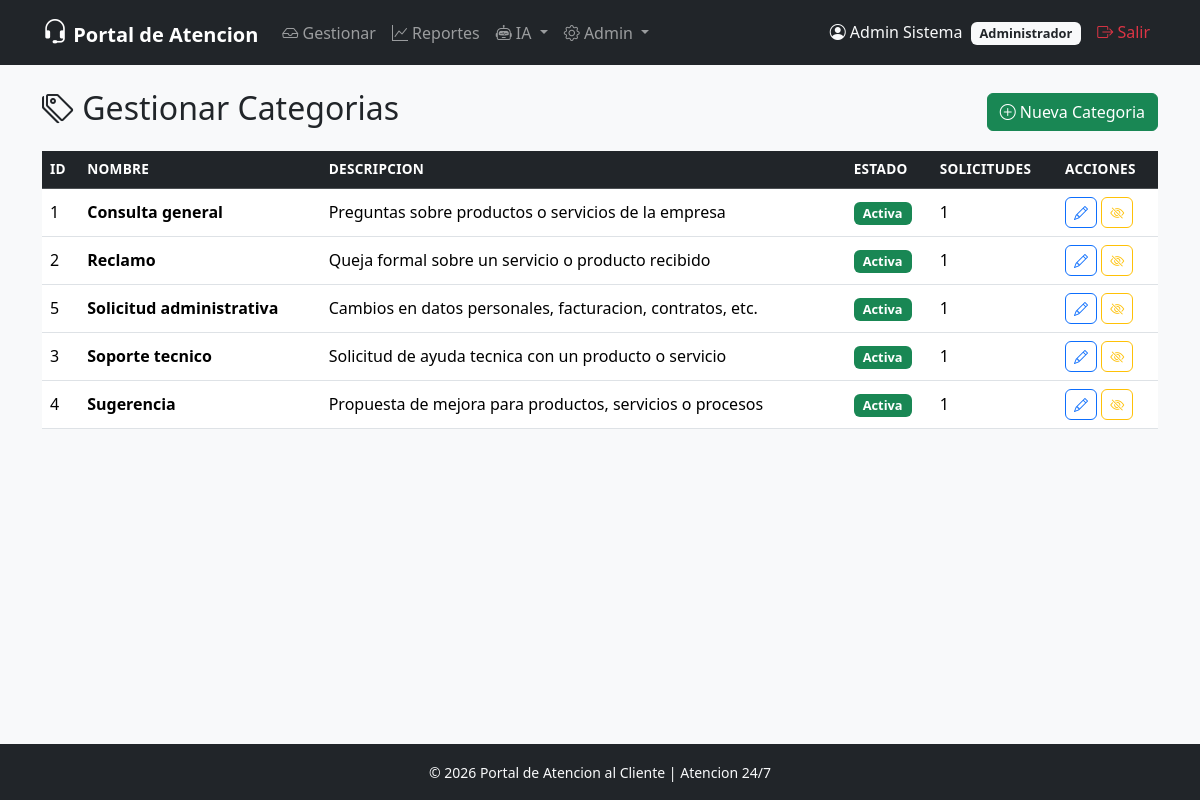
/modulo_admin/categorias.php (signed in), run on the app's committed database.
### tables this page shows
CREATE TABLE usuarios (
    id_usuario       INT AUTO_INCREMENT PRIMARY KEY,
    nombre           VARCHAR(100)  NOT NULL,
    apellido         VARCHAR(100)  NOT NULL,
    email            VARCHAR(150)  NOT NULL UNIQUE,
    telefono         VARCHAR(20)   NULL,
    contrasena       VARCHAR(255)  NOT NULL,
    rol              ENUM('cliente', 'agente', 'administrador') NOT NULL DEFAULT 'cliente',
    estado_cuenta    ENUM('activo', 'inactivo') NOT NULL DEFAULT 'activo',
    fecha_registro   DATETIME      NOT NULL DEFAULT CURRENT_TIMESTAMP,
    ultimo_acceso    DATETIME      NULL
);

CREATE TABLE categorias (
    id_categoria     INT AUTO_INCREMENT PRIMARY KEY,
    nombre           VARCHAR(100)  NOT NULL UNIQUE,
    descripcion      TEXT          NULL,
    estado           ENUM('activa', 'inactiva') NOT NULL DEFAULT 'activa'
);

### includes/auth.php (called while the page is built, shortened)
<?php
function estaAutenticado(): bool
{
    return isset($_SESSION['id_usuario']);
}
function usuarioActual(): ?array
{
    $pdo = obtenerConexion();
    $stmt = $pdo->prepare('SELECT id_usuario, nombre, apellido, email, rol FROM usuarios WHERE id_usuario = ?');
    $stmt->execute([$_SESSION['id_usuario']]);
    return $stmt->fetch();
}

### includes/funciones.php (called while the page is built, shortened)
<?php
function e(mixed $valor): string
{
    return htmlspecialchars((string) $valor, ENT_QUOTES, 'UTF-8');
}

### modulo_admin/categorias.php (the view, shortened to what this page needs)
<?php
require_once __DIR__ . '/../includes/auth.php';
require_once __DIR__ . '/../includes/funciones.php';
$pdo = obtenerConexion();
$categorias = $pdo->query('SELECT c.*, (SELECT COUNT(*) FROM solicitudes s WHERE s.id_categoria = c.id_categoria) AS total_solicitudes FROM categorias c ORDER BY c.nombre')->fetchAll();
require_once __DIR__ . '/../includes/header.php';
?>
<div class="d-flex justify-content-between align-items-center mb-3">
    <h2><i class="bi bi-tags"></i> Gestionar Categorias</h2>
    <button class="btn btn-success" data-bs-toggle="collapse" data-bs-target="#formCategoria">
        <i class="bi bi-plus-circle"></i> Nueva Categoria
    </button>
</div>
<div class="table-responsive">
    <table class="table table-hover align-middle">
        <thead class="table-dark">
            <tr>
                <th>ID</th>
                <th>Nombre</th>
                <th>Descripcion</th>
                <th>Estado</th>
                <th>Solicitudes</th>
                <th>Acciones</th>
            </tr>
        </thead>
        <tbody>
            <?php foreach ($categorias as $cat): ?>
                <tr class="<?= $cat['estado'] === 'inactiva' ? 'table-secondary' : '' ?>">
                    <td><?= $cat['id_categoria'] ?></td>
                    <td class="fw-bold"><?= e($cat['nombre']) ?></td>
                    <td><?= e($cat['descripcion'] ?? '-') ?></td>
                    <td>
                        <span class="badge <?= $cat['estado'] === 'activa' ? 'bg-success' : 'bg-danger' ?>">
                            <?= e(ucfirst($cat['estado'])) ?>
                        </span>
                    </td>
                    <td><?= $cat['total_solicitudes'] ?></td>
                    <td>
                        <a href="?editar=<?= $cat['id_categoria'] ?>" class="btn btn-sm btn-outline-primary" title="Editar">
                            <i class="bi bi-pencil"></i>
                        </a>
                        <?php if ($cat['estado'] === 'activa'): ?>
                            <a href="?eliminar=<?= $cat['id_categoria'] ?>" class="btn btn-sm btn-outline-warning"
                               onclick="return confirm('Desactivar esta categoria?')" title="Desactivar">
                                <i class="bi bi-eye-slash"></i>
                            </a>
                        <?php else: ?>
                            <a href="?activar=<?= $cat['id_categoria'] ?>" class="btn btn-sm btn-outline-success" title="Activar">
                                <i class="bi bi-eye"></i>
                            </a>
                        <?php endif; ?>
                    </td>
                </tr>
            <?php endforeach; ?>
        </tbody>
    </table>
</div>
<?php require_once __DIR__ . '/../includes/footer.php'; ?>

### includes/header.php (shortened to what this page needs)
<?php
require_once __DIR__ . '/auth.php';
require_once __DIR__ . '/funciones.php';
$usuarioActual = usuarioActual();
$rol           = $usuarioActual['rol'] ?? '';
$nombreUsuario = trim(($usuarioActual['nombre'] ?? '') . ' ' . ($usuarioActual['apellido'] ?? ''));
?>
<!DOCTYPE html>
<html lang="es">
<head>
    <link href="https://cdn.jsdelivr.net/npm/bootstrap@5.3.3/dist/css/bootstrap.min.css" rel="stylesheet">
    <link href="https://cdn.jsdelivr.net/npm/bootstrap-icons@1.11.3/font/bootstrap-icons.css" rel="stylesheet">
    <link href="/portal-atencion-cliente/assets/css/estilo.css" rel="stylesheet">
</head>
<body>
<nav class="navbar navbar-expand-lg navbar-dark bg-dark">
    <div class="container">
        <a class="navbar-brand fw-bold" href="/portal-atencion-cliente/index.php">
            <i class="bi bi-headset"></i> Portal de Atencion
        </a>
        <div class="collapse navbar-collapse" id="navPrincipal">
            <ul class="navbar-nav me-auto">
                <?php if (estaAutenticado()): ?>
                    <?php if (in_array($rol, ['agente', 'administrador'])): ?>
                        <li class="nav-item">
                            <a class="nav-link" href="/portal-atencion-cliente/modulo_atencion/index.php">
                                <i class="bi bi-inbox"></i> Gestionar
                            </a>
                        </li>
                        <li class="nav-item">
                            <a class="nav-link" href="/portal-atencion-cliente/modulo_reportes/index.php">
                                <i class="bi bi-graph-up"></i> Reportes
                            </a>
                        </li>
                        <li class="nav-item dropdown">
                            <a class="nav-link dropdown-toggle" href="#" role="button" data-bs-toggle="dropdown">
                                <i class="bi bi-robot"></i> IA
                            </a>
                        </li>
                    <?php endif; ?>
                    <?php if ($rol === 'administrador'): ?>
                        <li class="nav-item dropdown">
                            <a class="nav-link dropdown-toggle" href="#" role="button" data-bs-toggle="dropdown">
                                <i class="bi bi-gear"></i> Admin
                            </a>
                        </li>
                    <?php endif; ?>
                <?php endif; ?>
            </ul>
            <ul class="navbar-nav">
                <?php if (estaAutenticado()): ?>
                    <li class="nav-item">
                        <span class="nav-link text-light">
                            <i class="bi bi-person-circle"></i>
                            <?= e($nombreUsuario) ?>
                            <span class="badge bg-light text-dark ms-1"><?= e(ucfirst($rol)) ?></span>
                        </span>
                    </li>
                    <li class="nav-item">
                        <a class="nav-link text-danger" href="/portal-atencion-cliente/auth/logout.php">
                            <i class="bi bi-box-arrow-right"></i> Salir
                        </a>
                    </li>
                <?php endif; ?>
            </ul>
        </div>
    </div>
</nav>
<main class="container my-4">

### assets/css/estilo.css (style rules this page uses)
body { font-family: 'Segoe UI', Tahoma, Geneva, Verdana, sans-serif; background-color: #f8f9fa; min-height: 100vh; display: flex; flex-direction: column; }
main { flex: 1; }
.navbar-brand i { font-size: 1.3em; }
.badge { font-size: 0.8em; padding: 0.4em 0.7em; }
.table th { font-weight: 600; font-size: 0.85em; text-transform: uppercase; letter-spacing: 0.02em; }
.table td { vertical-align: middle; }
.btn { border-radius: 0.375rem; font-weight: 500; }

### data on the page
usuarios: nombreUsuario "Admin Sistema", rol "Administrador"
categorias: id_categoria "1", nombre "Consulta general", descripcion "Preguntas sobre productos o servicios de la empresa", estado "Activa", total_solicitudes "1"
categorias: id_categoria "2", nombre "Reclamo", descripcion "Queja formal sobre un servicio o producto recibido", estado "Activa", total_solicitudes "1"
categorias: id_categoria "5", nombre "Solicitud administrativa", descripcion "Cambios en datos personales, facturacion, contratos, etc.", estado "Activa", total_solicitudes "1"
categorias: id_categoria "3", nombre "Soporte tecnico", descripcion "Solicitud de ayuda tecnica con un producto o servicio", estado "Activa", total_solicitudes "1"
categorias: id_categoria "4", nombre "Sugerencia", descripcion "Propuesta de mejora para productos, servicios o procesos", estado "Activa", total_solicitudes "1"
